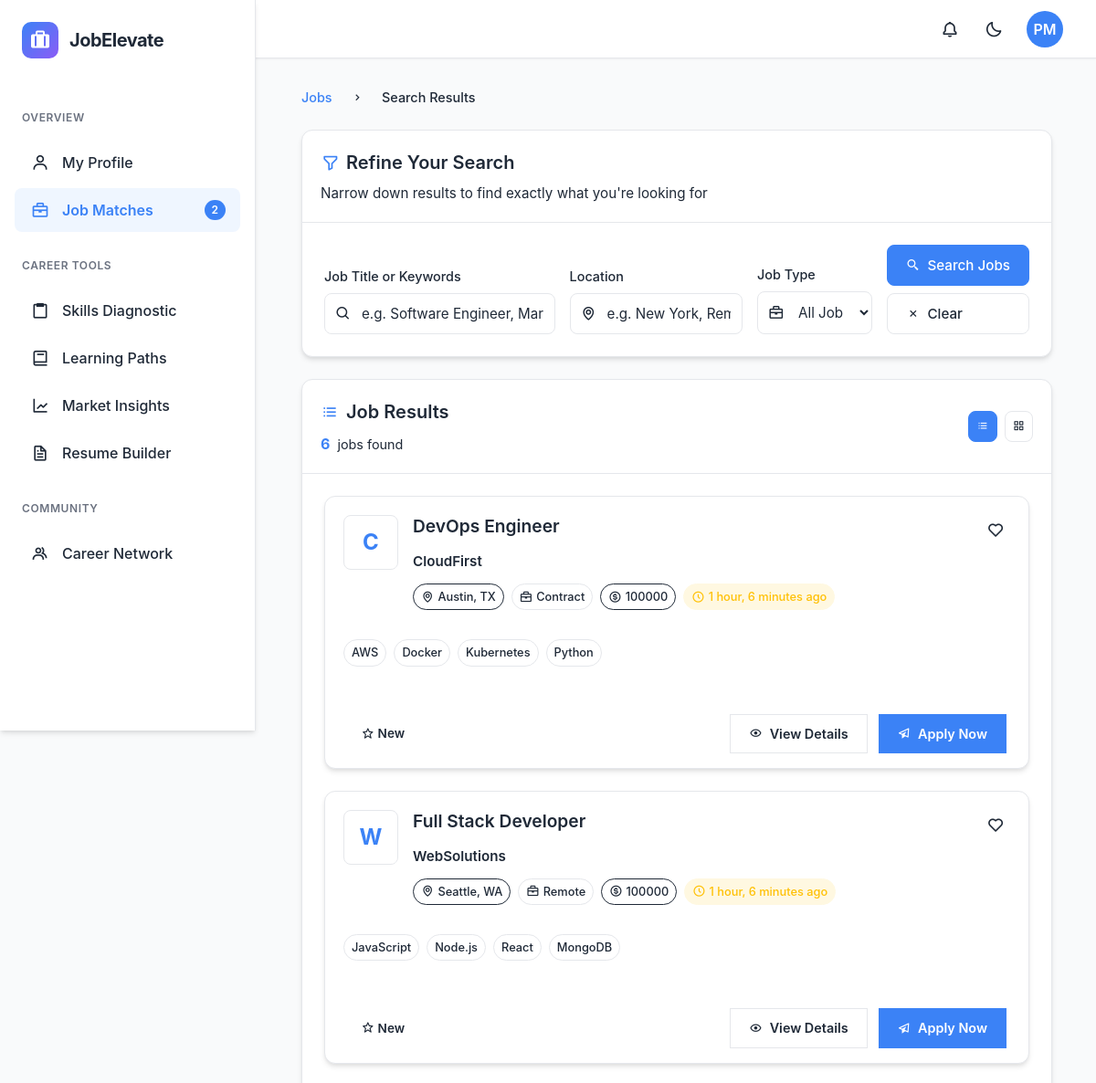
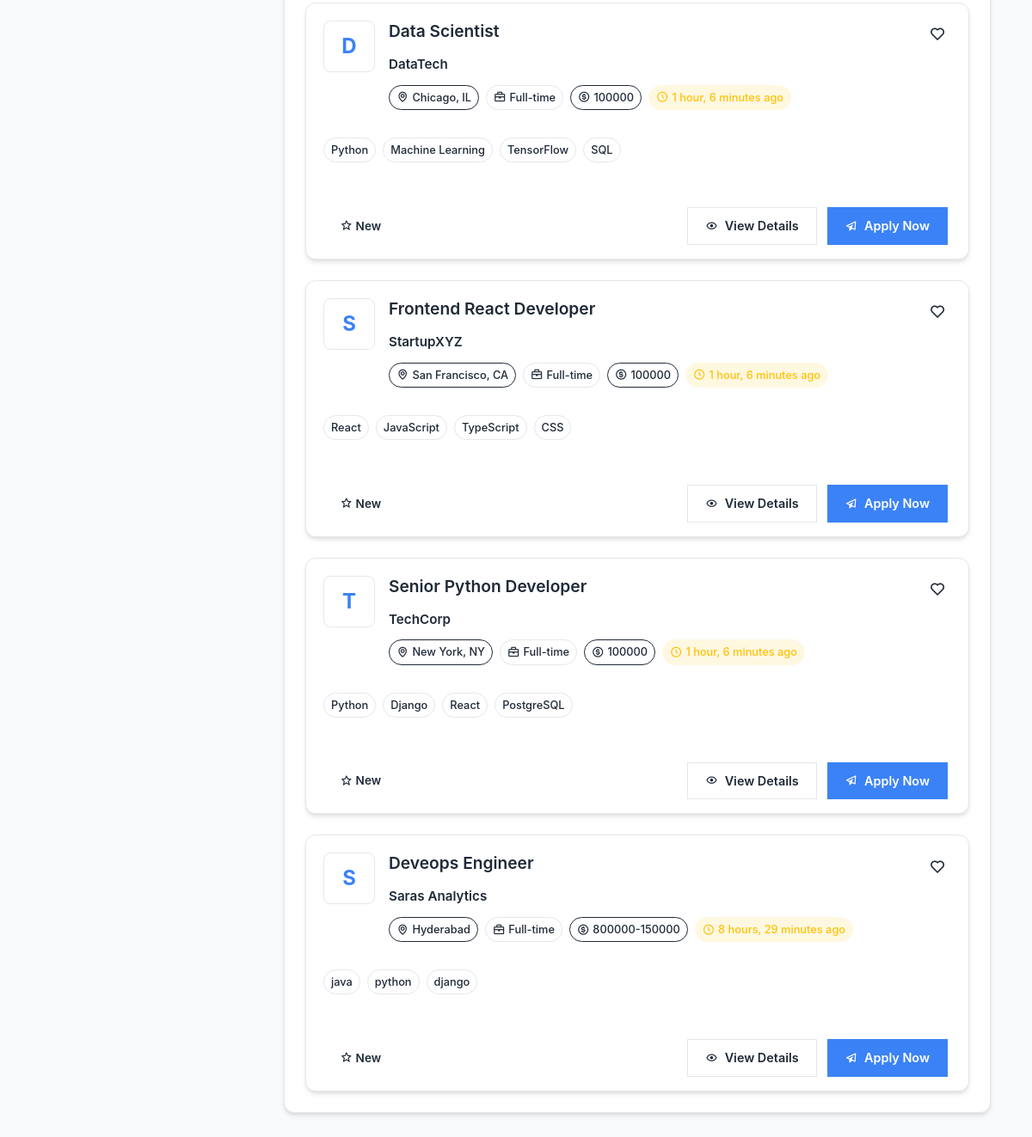
Screenshot of /jobs/search/ (signed in) with the database file from the repository (2 pictures, top to bottom).
### recruiter/models.py (models this page shows, shortened)
class Job(models.Model):
    JOB_STATUS_CHOICES = [
        ('Open', 'Open'),
        ('Closed', 'Closed'),
        ('Paused', 'Paused'),
        ('Filled', 'Filled'),
    ]
    JOB_TYPE_CHOICES = [
        ('Full-time', 'Full-time'),
        ('Part-time', 'Part-time'),
        ('Internship', 'Internship'),
        ('Remote', 'Remote'),
        ('Contract', 'Contract'),
        ('Freelance', 'Freelance'),
    ]
    title = models.CharField(_('job title'), max_length=255)
    company = models.CharField(_('company'), max_length=255)
    location = models.CharField(_('location'), max_length=255)
    job_type = models.CharField(_('job type'), max_length=50, choices=JOB_TYPE_CHOICES)
    salary = models.CharField(_('salary range'), max_length=100, blank=True, null=True)
    experience = models.IntegerField(_('experience required (years)'), default=0)
    description = models.TextField(_('job description'))
    status = models.CharField(_('job status'), max_length=10, choices=JOB_STATUS_CHOICES, default='Open')
    skills = models.JSONField(_('required skills'), default=list)
    created_at = models.DateTimeField(auto_now_add=True)
    updated_at = models.DateTimeField(auto_now=True)
    posted_by = models.ForeignKey(
        settings.AUTH_USER_MODEL,
        on_delete=models.CASCADE,
        related_name='posted_jobs',
        limit_choices_to={'user_type': 'recruiter'}
    )
    class Meta:
        ordering = ['-created_at']
        verbose_name = _('job')
        verbose_name_plural = _('jobs')

### jobs/views.py (the view)
# urls.py: path('search/', views.search_jobs, name='search_jobs'),
@login_required
def search_jobs(request):
    query = request.GET.get('q', '')
    location = request.GET.get('location', '')
    job_type = request.GET.get('job_type', '')
    jobs = Job.objects.filter(status='Open')
    if query:
        jobs = jobs.filter(
            Q(title__icontains=query) |
            Q(description__icontains=query) |
            Q(skills__contains=[query])
        )
    if location:
        jobs = jobs.filter(location__icontains=location)
    if job_type:
        jobs = jobs.filter(job_type=job_type)
    applied_job_ids = Application.objects.filter(applicant=request.user).values_list('job_id', flat=True)
    bookmarked_job_ids = JobBookmark.objects.filter(user=request.user).values_list('job_id', flat=True)
    context = {
        'jobs': jobs,
        'query': query,
        'location': location,
        'job_type': job_type,
        'applied_job_ids': list(applied_job_ids),
        'bookmarked_job_ids': list(bookmarked_job_ids),
        'job_types': dict(Job.JOB_TYPE_CHOICES),
    }
    return render(request, 'jobs/search_results.html', context)

### accounts/models.py (called while the page is built)
    def get_skills_list(self):
        return [skill.strip() for skill in self.technical_skills.split(',')] if self.technical_skills else []

### backend/context_processors.py (called while the page is built)
def user_initials(request):
    if request.user.is_authenticated:
        full_name = request.user.full_name.strip() if request.user.full_name else ""
        name_parts = full_name.split()
        if len(name_parts) >= 2:
            initials = name_parts[0][0].upper() + name_parts[-1][0].upper()
        elif len(name_parts) == 1:
            initials = name_parts[0][0].upper()
        else:
            initials = "US"
    else:
        initials = "US"
    return {
        'user_initials': initials
    }

### dashboard/context_processors.py (called while the page is built)
def dashboard_context(request):
    context = {}
    if request.user.is_authenticated:
        user = request.user
        full_name = user.full_name.strip() if user.full_name else ""
        name_parts = full_name.split()
        if len(name_parts) >= 2:
            initials = name_parts[0][0].upper() + name_parts[-1][0].upper()
        elif len(name_parts) == 1:
            initials = name_parts[0][0].upper()
        else:
            initials = "US"
        job_match_count = user.get_job_matches_count()
        context.update({
            'user_initials': initials,
            'job_match_count': job_match_count,
        })
    return context

### jobs/templates/jobs/search_results.html (shortened to what this page needs)
{% extends 'dashboard/base.html' %}
{% block content %}
<div class="main-content">
        <div class="breadcrumb">
            <span class="breadcrumb-item">
                <a href="{% url 'jobs:job_listings' %}" class="breadcrumb-link">
                    Jobs
                </a>
            </span>
            <i class='bx bx-chevron-right breadcrumb-separator'></i>
            <span class="breadcrumb-item active">Search Results</span>
        </div>
    <div class="search-section">
        <div class="search-card">
            <div class="search-header">
                <h2 class="search-title">
                    <i class='bx bx-filter-alt'></i>
                    Refine Your Search
                </h2>
                <p class="search-subtitle">Narrow down results to find exactly what you're looking for</p>
            </div>
            <form action="{% url 'jobs:search_jobs' %}" method="GET" class="search-form">
                <div class="search-grid">
                    <div class="search-input-group">
                        <label class="input-label">Job Title or Keywords</label>
                        <div class="input-wrapper">
                            <i class='bx bx-search input-icon'></i>
                            <input type="text" name="q" placeholder="e.g. Software Engineer, Marketing Manager" value="{{ query }}" class="search-input">
                        </div>
                    </div>
                    <div class="search-input-group">
                        <label class="input-label">Location</label>
                        <div class="input-wrapper">
                            <i class='bx bx-map input-icon'></i>
                            <input type="text" name="location" placeholder="e.g. New York, Remote" value="{{ location }}" class="search-input">
                        </div>
                    </div>
                    <div class="search-input-group">
                        <label class="input-label">Job Type</label>
                        <div class="input-wrapper">
                            <i class='bx bx-briefcase input-icon'></i>
                            <select name="job_type" class="search-select">
                                <option value="">All Job Types</option>
                            </select>
                        </div>
                    </div>
                    <div class="search-button-group">
                        <button type="submit" class="search-btn primary">
                            <i class='bx bx-search-alt-2'></i>
                            <span>Search Jobs</span>
                        </button>
                        <button type="button" class="search-btn secondary" onclick="clearForm()">
                            <i class='bx bx-x'></i>
                            <span>Clear</span>
                        </button>
                    </div>
                </div>
            </form>
        </div>
    </div>
    <div class="results-section">
        <div class="results-header">
            <div class="results-info">
                <h3 class="results-title">
                    <i class='bx bx-list-ul'></i>
                    Job Results
                </h3>
                <div class="results-stats">
                    <span class="results-count">{{ jobs|length }}</span>
                    <span class="results-text">job{{ jobs|length|pluralize }} found</span>
                </div>
            </div>
            {% if jobs %}
                <div class="results-actions">
                    <button class="view-toggle-btn active" data-view="list">
                        <i class='bx bx-list-ul'></i>
                    </button>
                    <button class="view-toggle-btn" data-view="grid">
                        <i class='bx bx-grid-alt'></i>
                    </button>
                </div>
            {% endif %}
        </div>
        {% if jobs %}
            <div class="jobs-container" id="jobsContainer">
                {% for job in jobs %}
                    <div class="job-card" data-job-id="{{ job.id }}">
                        <div class="job-card-main">
                            <div class="job-company-section">
                                <div class="company-logo">
                                    {% if job.company_logo %}
                                        <img src="{{ job.company_logo.url }}" alt="{{ job.company }}" class="logo-img">
                                    {% else %}
                                        <div class="logo-placeholder">
                                            {{ job.company|slice:":1"|upper }}
                                        </div>
                                    {% endif %}
                                    <div class="company-verified" title="Verified Company">
                                        <i class='bx bx-badge-check'></i>
                                    </div>
                                </div>
                                <div class="job-details">
                                    <div class="job-header">
                                        <h3 class="job-title">
                                            <a href="{% url 'jobs:job_detail' job_id=job.id %}" class="job-link">
                                                {{ job.title }}
                                            </a>
                                        </h3>
                                        <div class="job-bookmark">
                                            {% if job.id in bookmarked_job_ids %}
                                                <button class="bookmark-btn active" data-job-id="{{ job.id }}" title="Remove from bookmarks">
                                                    <i class='bx bxs-heart'></i>
                                                </button>
                                            {% else %}
                                                <button class="bookmark-btn" data-job-id="{{ job.id }}" title="Add to bookmarks">
                                                    <i class='bx bx-heart'></i>
                                                </button>
                                            {% endif %}
                                        </div>
                                    </div>
                                    <div class="company-info">
                                        <h4 class="company-name">{{ job.company }}</h4>
                                        <div class="job-meta-badges">
                                            <span class="meta-badge location">
                                                <i class='bx bx-map'></i>
                                                {{ job.location }}
                                            </span>
                                            <span class="meta-badge job-type">
                                                <i class='bx bx-briefcase'></i>
                                                {{ job.get_job_type_display }}
                                            </span>
                                            {% if job.salary %}
                                                <span class="meta-badge salary">
                                                    <i class='bx bx-dollar-circle'></i>
                                                    {{ job.salary }}
                                                </span>
                                            {% endif %}
                                            <span class="meta-badge posted-time">
                                                <i class='bx bx-time-five'></i>
                                                {{ job.created_at|timesince }} ago
                                            </span>
                                        </div>
                                    </div>
                                </div>
                            </div>
                            <div class="job-description">
                                {% if job.skills %}
                                    <div class="job-skills">
                                        {% for skill in job.skills|slice:":4" %}
                                            <span class="skill-tag">{{ skill }}</span>
                                        {% endfor %}
                                    </div>
                                {% endif %}
                            </div>
                        </div>
                        <div class="job-card-footer">
                            <div class="job-status">
                                {% if job.id in applied_job_ids %}
                                    <span class="status-applied">
                                        <i class='bx bx-check-circle'></i>
                                        Applied
                                    </span>
                                {% else %}
                                    <span class="status-new">
                                        <i class='bx bx-star'></i>
                                        New
                                    </span>
                                {% endif %}
                            </div>
                            <div class="job-actions">
                                {% if job.id not in applied_job_ids %}
                                    <a href="{% url 'jobs:job_detail' job_id=job.id %}" class="action-btn secondary">
                                        <i class='bx bx-show'></i>
                                        View Details
                                    </a>
                                    <a href="{% url 'jobs:apply_for_job' job_id=job.id %}" class="action-btn primary">
                                        <i class='bx bx-paper-plane'></i>
                                        Apply Now
                                    </a>
                                {% else %}
                                    <a href="{% url 'jobs:job_detail' job_id=job.id %}" class="action-btn outline">
                                        <i class='bx bx-show'></i>
                                        View Application
                                    </a>
                                {% endif %}
                            </div>
                        </div>
                    </div>
                {% endfor %}
            </div>
        {% endif %}
    </div>
</div>
{% endblock %}

### dashboard/templates/dashboard/base.html (style rules this page uses)
:root { --primary-color: #3b82f6; --primary-hover: #2563eb; --secondary-color: #8b5cf6; --background-color: #f9fafb; --card-bg: #ffffff; --text-color: #1f2937; --text-light: #6b7280; --sidebar-bg: #ffffff; --sidebar-active: #eff6ff; --border-color: #e5e7eb; --hover-bg: #f3f4f6; --shadow-sm: 0 1px 2px 0 rgba(0, 0, 0, 0.05); --shadow: 0 4px 6px -1px rgba(0, 0, 0, 0.1), 0 2px 4px -1px rgba(0, 0, 0, 0.06); --shadow-lg: 0 10px 15px -3px rgba(0, 0, 0, 0.1), 0 4px 6px -2px rgba(0, 0, 0, 0.05); --transition: all 0.3s cubic-bezier(0.4, 0, 0.2, 1); --danger: #ef4444; --danger-hover: #dc2626; --success: #10b981; --warning: #f59e0b; }
* { margin: 0; padding: 0; box-sizing: border-box; font-family: 'Inter', system-ui, -apple-system, BlinkMacSystemFont, 'Segoe UI', Roboto, Oxygen, Ubuntu, Cantarell, 'Open Sans', 'Helvetica Neue', sans-serif; }
body { background-color: var(--background-color); color: var(--text-color); transition: var(--transition); line-height: 1.5; }
.search-input { width: 100%; padding: 0.5rem 1rem 0.5rem 2.5rem; border-radius: 9999px; border: 1px solid var(--border-color); background-color: var(--hover-bg); color: var(--text-color); font-size: 0.875rem; transition: var(--transition); }
.main-content { margin-left: 280px; padding: 6rem 1.5rem 2rem; min-height: 100vh; transition: var(--transition); }
.breadcrumb { display: flex; align-items: center; gap: 0.5rem; color: var(--text-light); font-size: 0.875rem; }
.breadcrumb-item { display: flex; align-items: center; gap: 0.5rem; }
.breadcrumb-link { color: var(--text-light); text-decoration: none; transition: var(--transition); }

### rows the page displays
Job: company "C", title "DevOps Engineer", company "CloudFirst", location "Austin, TX", job_type "Contract", salary "100000", created_at "1 hour, 6 minutes", skills "AWS" "Docker" "Kubernetes" "Python", shows "New", shows "View Details"
Job: company "W", title "Full Stack Developer", company "WebSolutions", location "Seattle, WA", job_type "Remote", salary "100000", created_at "1 hour, 6 minutes", skills "JavaScript" "Node.js" "React" "MongoDB", shows "New", shows "View Details"
Job: company "D", title "Data Scientist", company "DataTech", location "Chicago, IL", job_type "Full-time", salary "100000", created_at "1 hour, 6 minutes", skills "Python" "Machine Learning" "TensorFlow" "SQL", shows "New", shows "View Details"
Job: company "S", title "Frontend React Developer", company "StartupXYZ", location "San Francisco, CA", job_type "Full-time", salary "100000", created_at "1 hour, 6 minutes", skills "React" "JavaScript" "TypeScript" "CSS", shows "New", shows "View Details"
Job: company "T", title "Senior Python Developer", company "TechCorp", location "New York, NY", job_type "Full-time", salary "100000", created_at "1 hour, 6 minutes", skills "Python" "Django" "React" "PostgreSQL", shows "View Details"
Job: company "S", title "Deveops Engineer", company "Saras Analytics", location "Hyderabad", job_type "Full-time", salary "800000-150000", created_at "8 hours, 29 minutes", skills "java" "python" "django", shows "New", shows "View Details"

### other values shown
{{ job_match_count }} "2"
{{ user_initials }} "PM"
{{ jobs|length }} "6"
